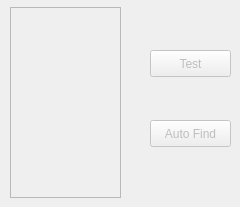
             <widget class="QWidget" name="LOGIC">
              <attribute name="title">
               <string>LOGIC</string>
              </attribute>
              <widget class="QPushButton" name="autoTestingButton">
               <property name="enabled">
                <bool>false</bool>
               </property>
               <property name="geometry">
                <rect>
                 <x>150</x>
                 <y>120</y>
                 <width>81</width>
                 <height>27</height>
                </rect>
               </property>
               <property name="text">
                <string>Auto Find</string>
               </property>
              </widget>
              <widget class="QPushButton" name="testLogicButton">
               <property name="enabled">
                <bool>false</bool>
               </property>
               <property name="geometry">
                <rect>
                 <x>150</x>
                 <y>50</y>
                 <width>81</width>
                 <height>27</height>
                </rect>
               </property>
               <property name="text">
                <string>Test</string>
               </property>
              </widget>
              <widget class="QListWidget" name="listLogic">
               <property name="enabled">
                <bool>false</bool>
               </property>
               <property name="geometry">
                <rect>
                 <x>10</x>
                 <y>7</y>
                 <width>111</width>
                 <height>191</height>
                </rect>
               </property>
              </widget>
             </widget>
